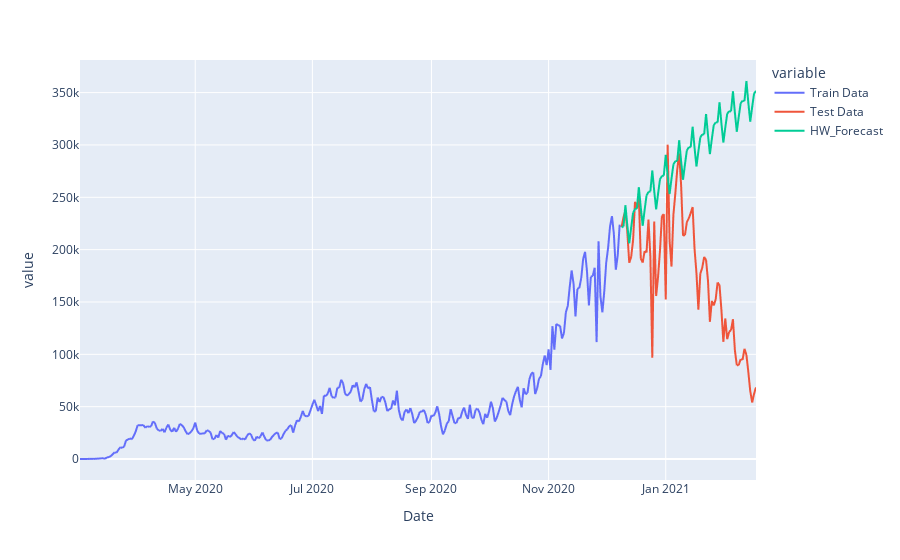

The cell this chart's notebook holds for it:
### Code cell
px.line(merdf)

### Figure 1 — Plotly figure (JSON) as saved in the notebook; plotly's stock layout.template omitted (floating-point values rounded to 4 significant figures; data arrays with more than 128 entries replaced by an {"elided": "..."} marker saying what was removed)
{"data": [{"hovertemplate": "variable=Train Data<br>Date=%{x}<br>value=%{y}<extra></extra>", "legendgroup": "Train Data", "line": {"color": "#636efa", "dash": "solid"}, "mode": "lines", "name": "Train Data", "showlegend": true, "type": "scattergl", "x": {"elided": "353 str values"}, "xaxis": "x", "y": {"elided": "353 int values"}, "yaxis": "y"}, {"hovertemplate": "variable=Test Data<br>Date=%{x}<br>value=%{y}<extra></extra>", "legendgroup": "Test Data", "line": {"color": "#EF553B", "dash": "solid"}, "mode": "lines", "name": "Test Data", "showlegend": true, "type": "scattergl", "x": {"elided": "353 str values"}, "xaxis": "x", "y": {"elided": "353 int values"}, "yaxis": "y"}, {"hovertemplate": "variable=HW_Forecast<br>Date=%{x}<br>value=%{y}<extra></extra>", "legendgroup": "HW_Forecast", "line": {"color": "#00cc96", "dash": "solid"}, "mode": "lines", "name": "HW_Forecast", "showlegend": true, "type": "scattergl", "x": {"elided": "353 str values"}, "xaxis": "x", "y": {"elided": "353 float values"}, "yaxis": "y"}], "layout": {"legend": {"title": {"text": "variable"}, "tracegroupgap": 0}, "margin": {"t": 60}, "xaxis": {"anchor": "y", "domain": [0, 1], "title": {"text": "Date"}}, "yaxis": {"anchor": "x", "domain": [0, 1], "title": {"text": "value"}}}}
